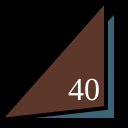
Frame 1 (no input)
Frame 60 (no input): identical to frame 1, image omitted
Frame 120 (the mouse pressed at the canvas centre since frame 60): identical to frame 1, image omitted

The p5.js sketch that drew this single still picture (run headless with seeded random() and noise() and a simulated clock; from frame 60 on, the mouse is pressed at the canvas centre):

// p5.js sketch
// ── sketch.js
function setup() {
  createCanvas(128,128);
}

function draw() {
  background(0);
  strokeWeight(4);
  fill(60, 100, 120);
  triangle(12,120,116,120,116,10);
  fill(94, 55, 43);
  triangle(0,120,106,108,106,0);
  fill(255);
  textSize(32);
  textFont("serif");
  text("40", 68, 100);
}
